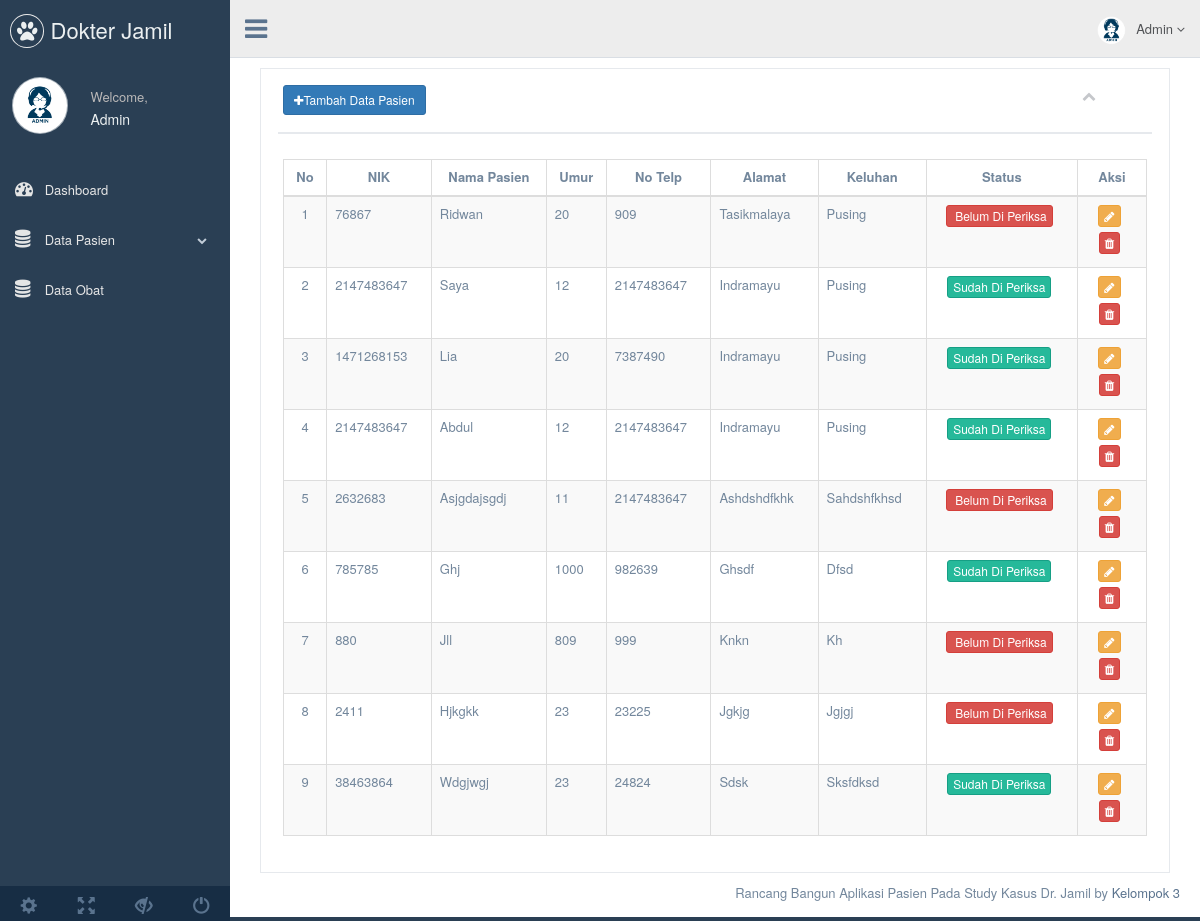
/proyek/index.php/pasien, run on the app's committed database.
### tables this page shows
CREATE TABLE `pasien` (
  `id_pasien` int(3) NOT NULL,
  `nama_pasien` varchar(50) NOT NULL,
  `nik` int(15) NOT NULL,
  `keluhan` varchar(1000) NOT NULL,
  `alamat` varchar(50) NOT NULL,
  `umur` varchar(10) NOT NULL,
  `notlp` int(12) NOT NULL,
  `status` int(1) DEFAULT NULL
);

### proyek/application/controllers/Pasien.php (called while the page is built, shortened)
<?php
class Pasien extends CI_Controller {
	public function __construct() {
        $this->load->model('M_pasien');
    }
    public function index()
	{
		$data['pasien'] 	= $this->M_pasien->listing();
		$data['content'] 	= 'admin/pasien/data_pasien';
		$this->load->view('templates/admin/template', $data);
	}
}

### proyek/index.php (called while the page is built, shortened)
<?php
require_once BASEPATH.'core/CodeIgniter.php';

### proyek/application/models/M_pasien.php (called while the page is built, shortened)
<?php
class M_pasien extends CI_Model {
    function listing(){
        $this->db->select('*');
        $this->db->from('pasien');
        $this->db->order_by('id_pasien','DESC');
        $query = $this->db->get();
        return $query->result_array();
    }
}

### proyek/application/views/admin/pasien/data_pasien.php (the view, shortened to what this page needs)
<div class="right_col" role="main">
  <div class="">
    <div class="col-md-12 col-sm-12 col-xs-12 pull-right">
      <div class="x_panel">
        <div class="x_title">
          <h2><a class="btn btn-primary btn-sm" href="<?php echo base_url('pasien/form'); ?>"><i class="fa fa-plus"></i>Tambah  Data Pasien</a></h2>
          <ul class="nav navbar-right panel_toolbox">
            <li><a class="collapse-link"><i class="fa fa-chevron-up"></i></a>
            </li>
          </ul>
          <div class="clearfix"></div>
        </div>
        <div class="x_content">
          <table id="datatable" class="table table-striped table-bordered">
            <thead>
              <tr>
                  <th style="text-align: center; width: 5%;">No</th>
                  <th style="text-align: center;">NIK</th>
                  <th style="text-align: center;">Nama Pasien</th>
                  <th style="text-align: center;">Umur</th>
                  <th style="text-align: center;">No Telp</th>
                  <th style="text-align: center;">Alamat</th>
                  <th style="text-align: center;">Keluhan</th>
                  <th style="text-align: center;">Status</th>
                  <th style="text-align: center; width: 8%;">Aksi</th>
              </tr>
            </thead>
            <tbody>
              <?php $i=1; foreach($pasien as $pasien) { ?>
              <tr class="odd gradeX">
                  <td style="text-align: center;"><?php echo $i; ?></td>
                  <td><?php echo (ucwords($pasien['nik'])); ?></td>
                  <td><?php echo (ucwords($pasien['nama_pasien'])); ?></td>
                  <td><?php echo $pasien['umur']; ?></td>
                  <td><?php echo $pasien['notlp']; ?></td>
                  <td><?php echo ucwords($pasien['alamat']); ?></td>
                  <td><?php echo ucwords($pasien['keluhan']); ?></td>
                  <td><?php if($pasien['status'] == 0) {
                    echo '<center> <a class="btn btn-danger btn-xs"> <i class="fa fa-danger"></i> Belum Di Periksa</a>
                    </center>';
                  } else {
                    echo '<center> <a class="btn btn-success btn-xs"> Sudah Di Periksa </a> </center>';
                  }
                  ?>
                  </td>
                  <td class="center">
                    <center>
                      <a href="<?php echo base_url('pasien/form/'.$pasien['id_pasien']); ?>" class="btn btn-warning btn-xs" title="Edit"><i class="fa fa-pencil"></i></a>
                      <a href="<?php echo base_url('pasien/delete/'.$pasien['id_pasien']); ?>" class="btn btn-danger btn-xs" onClick="return confirm('Yakin ingin menghapus Data Pasien yang bernama <?php echo (ucwords($pasien['nama_pasien'])); ?> ini?')" title="Delete"><i class="fa fa-trash"></i></a>
                    </center>
                  </td>
              </tr>
              <?php $i++; } ?>
            </tbody>
          </table>
        </div>
      </div>
    </div>
  </div>
</div>

### data on the page
pasien: nik "76867", nama_pasien "Ridwan", umur "20", notlp "909", alamat "Tasikmalaya", keluhan "Pusing", status "Belum Di Periksa"
pasien: nik "2147483647", nama_pasien "Saya", umur "12", notlp "2147483647", alamat "Indramayu", keluhan "Pusing", status "Sudah Di Periksa"
pasien: nik "1471268153", nama_pasien "Lia", umur "20", notlp "7387490", alamat "Indramayu", keluhan "Pusing", status "Sudah Di Periksa"
pasien: nik "2147483647", nama_pasien "Abdul", umur "12", notlp "2147483647", alamat "Indramayu", keluhan "Pusing", status "Sudah Di Periksa"
pasien: nik "2632683", nama_pasien "Asjgdajsgdj", umur "11", notlp "2147483647", alamat "Ashdshdfkhk", keluhan "Sahdshfkhsd", status "Belum Di Periksa"
pasien: nik "785785", nama_pasien "Ghj", umur "1000", notlp "982639", alamat "Ghsdf", keluhan "Dfsd", status "Sudah Di Periksa"
pasien: nik "880", nama_pasien "Jll", umur "809", notlp "999", alamat "Knkn", keluhan "Kh", status "Belum Di Periksa"
pasien: nik "2411", nama_pasien "Hjkgkk", umur "23", notlp "23225", alamat "Jgkjg", keluhan "Jgjgj", status "Belum Di Periksa"
pasien: nik "38463864", nama_pasien "Wdgjwgj", umur "23", notlp "24824", alamat "Sdsk", keluhan "Sksfdksd", status "Sudah Di Periksa"
